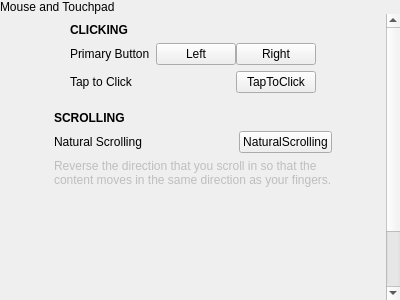
<?xml version="1.0" encoding="UTF-8"?>
<ui version="4.0">
 <class>MouseSettings</class>
 <widget class="QWidget" name="MouseSettings">
  <property name="geometry">
   <rect>
    <x>0</x>
    <y>0</y>
    <width>400</width>
    <height>300</height>
   </rect>
  </property>
  <property name="windowTitle">
   <string notr="true">Form</string>
  </property>
  <layout class="QVBoxLayout" name="verticalLayout">
   <property name="spacing">
    <number>0</number>
   </property>
   <property name="leftMargin">
    <number>0</number>
   </property>
   <property name="topMargin">
    <number>0</number>
   </property>
   <property name="rightMargin">
    <number>0</number>
   </property>
   <property name="bottomMargin">
    <number>0</number>
   </property>
   <item>
    <widget class="tTitleLabel" name="titleLabel">
     <property name="text">
      <string>Mouse and Touchpad</string>
     </property>
    </widget>
   </item>
   <item>
    <widget class="QStackedWidget" name="stackedWidget">
     <property name="currentIndex">
      <number>0</number>
     </property>
     <widget class="QWidget" name="page_3">
      <layout class="QVBoxLayout" name="verticalLayout_3">
       <property name="spacing">
        <number>0</number>
       </property>
       <property name="leftMargin">
        <number>0</number>
       </property>
       <property name="topMargin">
        <number>0</number>
       </property>
       <property name="rightMargin">
        <number>0</number>
       </property>
       <property name="bottomMargin">
        <number>0</number>
       </property>
       <item>
        <widget class="QScrollArea" name="scrollArea">
         <property name="frameShape">
          <enum>QFrame::NoFrame</enum>
         </property>
         <property name="widgetResizable">
          <bool>true</bool>
         </property>
         <widget class="QWidget" name="scrollAreaWidgetContents">
          <property name="geometry">
           <rect>
            <x>0</x>
            <y>0</y>
            <width>386</width>
            <height>366</height>
           </rect>
          </property>
          <layout class="QVBoxLayout" name="verticalLayout_2">
           <property name="spacing">
            <number>0</number>
           </property>
           <property name="leftMargin">
            <number>0</number>
           </property>
           <property name="topMargin">
            <number>0</number>
           </property>
           <property name="rightMargin">
            <number>0</number>
           </property>
           <property name="bottomMargin">
            <number>0</number>
           </property>
           <item alignment="Qt::AlignHCenter">
            <widget class="QWidget" name="clickingWidget" native="true">
             <property name="m3SettingsGroup" stdset="0"><bool>true</bool></property>
             <layout class="QGridLayout" name="gridLayout">
              <item row="0" column="0" colspan="2">
               <widget class="QLabel" name="label">
                <property name="font">
                 <font>
                  <bold>true</bold>
                 </font>
                </property>
                <property name="text">
                 <string>CLICKING</string>
                </property>
               </widget>
              </item>
              <item row="1" column="1">
               <layout class="QHBoxLayout" name="horizontalLayout_2">
                <property name="spacing">
                 <number>0</number>
                </property>
                <item>
                 <widget class="QPushButton" name="leftPrimaryButton">
                  <property name="text">
                   <string>Left</string>
                  </property>
                  <property name="checkable">
                   <bool>true</bool>
                  </property>
                  <property name="autoExclusive">
                   <bool>true</bool>
                  </property>
                 </widget>
                </item>
                <item>
                 <widget class="QPushButton" name="rightPrimaryButton">
                  <property name="text">
                   <string>Right</string>
                  </property>
                  <property name="checkable">
                   <bool>true</bool>
                  </property>
                  <property name="autoExclusive">
                   <bool>true</bool>
                  </property>
                 </widget>
                </item>
               </layout>
              </item>
              <item row="1" column="0">
               <widget class="QLabel" name="label_2">
                <property name="m3Icon" stdset="0"><string notr="true">mouse</string></property>
                <property name="sizePolicy">
                 <sizepolicy hsizetype="Expanding" vsizetype="Preferred">
                  <horstretch>0</horstretch>
                  <verstretch>0</verstretch>
                 </sizepolicy>
                </property>
                <property name="text">
                 <string>Primary Button</string>
                </property>
               </widget>
              </item>
              <item row="2" column="0">
               <widget class="QLabel" name="label_3">
                <property name="m3Icon" stdset="0"><string notr="true">touch_app</string></property>
                <property name="text">
                 <string>Tap to Click</string>
                </property>
               </widget>
              </item>
              <item row="2" column="1" alignment="Qt::AlignRight">
               <widget class="tSwitch" name="tapToClickSwitch">
                <property name="text">
                 <string notr="true">TapToClick</string>
                </property>
               </widget>
              </item>
             </layout>
            </widget>
           </item>
           <item alignment="Qt::AlignHCenter">
            <widget class="QWidget" name="scrollingWidget" native="true">
             <property name="m3SettingsGroup" stdset="0"><bool>true</bool></property>
             <layout class="QGridLayout" name="gridLayout_2">
              <item row="1" column="1">
               <widget class="tSwitch" name="naturalScrollingSwitch">
                <property name="text">
                 <string notr="true">NaturalScrolling</string>
                </property>
               </widget>
              </item>
              <item row="1" column="0">
               <widget class="QLabel" name="label_7">
                <property name="m3Icon" stdset="0"><string notr="true">swap_vert</string></property>
                <property name="sizePolicy">
                 <sizepolicy hsizetype="Expanding" vsizetype="Preferred">
                  <horstretch>0</horstretch>
                  <verstretch>0</verstretch>
                 </sizepolicy>
                </property>
                <property name="text">
                 <string>Natural Scrolling</string>
                </property>
               </widget>
              </item>
              <item row="0" column="0" colspan="2">
               <widget class="QLabel" name="label_6">
                <property name="font">
                 <font>
                  <bold>true</bold>
                 </font>
                </property>
                <property name="text">
                 <string>SCROLLING</string>
                </property>
               </widget>
              </item>
              <item row="2" column="0" colspan="2">
               <widget class="QLabel" name="label_8">
                <property name="enabled">
                 <bool>false</bool>
                </property>
                <property name="text">
                 <string>Reverse the direction that you scroll in so that the content moves in the same direction as your fingers.</string>
                </property>
                <property name="wordWrap">
                 <bool>true</bool>
                </property>
               </widget>
              </item>
             </layout>
            </widget>
           </item>
           <item>
            <spacer name="verticalSpacer">
             <property name="orientation">
              <enum>Qt::Vertical</enum>
             </property>
             <property name="sizeHint" stdset="0">
              <size>
               <width>20</width>
               <height>181</height>
              </size>
             </property>
            </spacer>
           </item>
          </layout>
         </widget>
        </widget>
       </item>
      </layout>
     </widget>
     <widget class="QWidget" name="page_4">
      <layout class="QVBoxLayout" name="verticalLayout_4">
       <item>
        <spacer name="verticalSpacer_2">
         <property name="orientation">
          <enum>Qt::Vertical</enum>
         </property>
         <property name="sizeHint" stdset="0">
          <size>
           <width>20</width>
           <height>96</height>
          </size>
         </property>
        </spacer>
       </item>
       <item>
        <widget class="QLabel" name="label_4">
         <property name="font">
          <font>
           <pointsize>20</pointsize>
          </font>
         </property>
         <property name="text">
          <string>Settings Unavailable</string>
         </property>
         <property name="alignment">
          <set>Qt::AlignCenter</set>
         </property>
        </widget>
       </item>
       <item>
        <widget class="QLabel" name="label_5">
         <property name="text">
          <string>Mouse settings can't be changed on this platform.</string>
         </property>
         <property name="alignment">
          <set>Qt::AlignCenter</set>
         </property>
        </widget>
       </item>
       <item>
        <spacer name="verticalSpacer_3">
         <property name="orientation">
          <enum>Qt::Vertical</enum>
         </property>
         <property name="sizeHint" stdset="0">
          <size>
           <width>20</width>
           <height>95</height>
          </size>
         </property>
        </spacer>
       </item>
      </layout>
     </widget>
    </widget>
   </item>
  </layout>
 </widget>
 <customwidgets>
  <customwidget>
   <class>tTitleLabel</class>
   <extends>QLabel</extends>
   <header location="global">ttitlelabel.h</header>
   <slots>
    <signal>backButtonClicked()</signal>
   </slots>
  </customwidget>
  <customwidget>
   <class>tSwitch</class>
   <extends>QPushButton</extends>
   <header location="global">tswitch.h</header>
  </customwidget>
 </customwidgets>
 <resources/>
 <connections/>
</ui>
